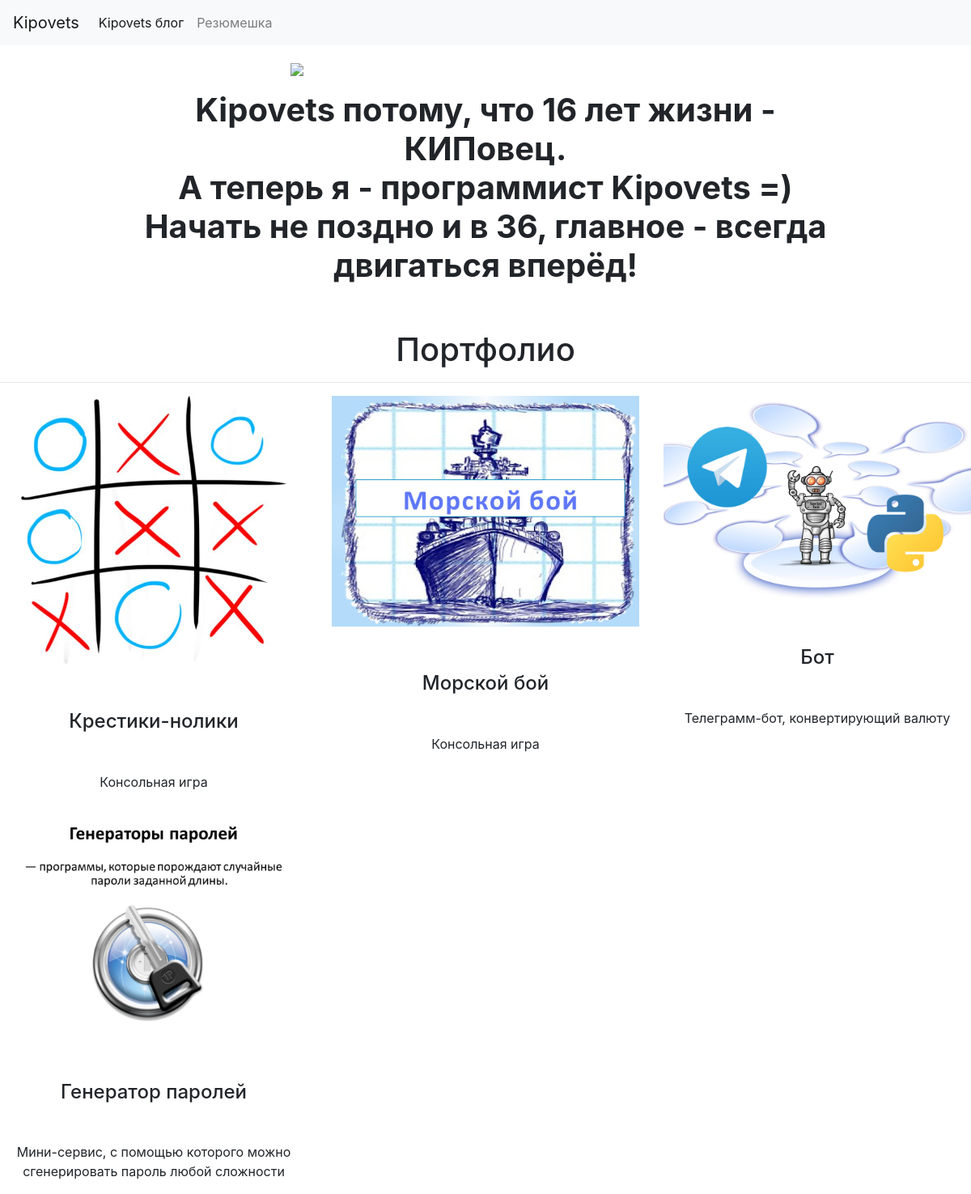
Before: / with the older database file.
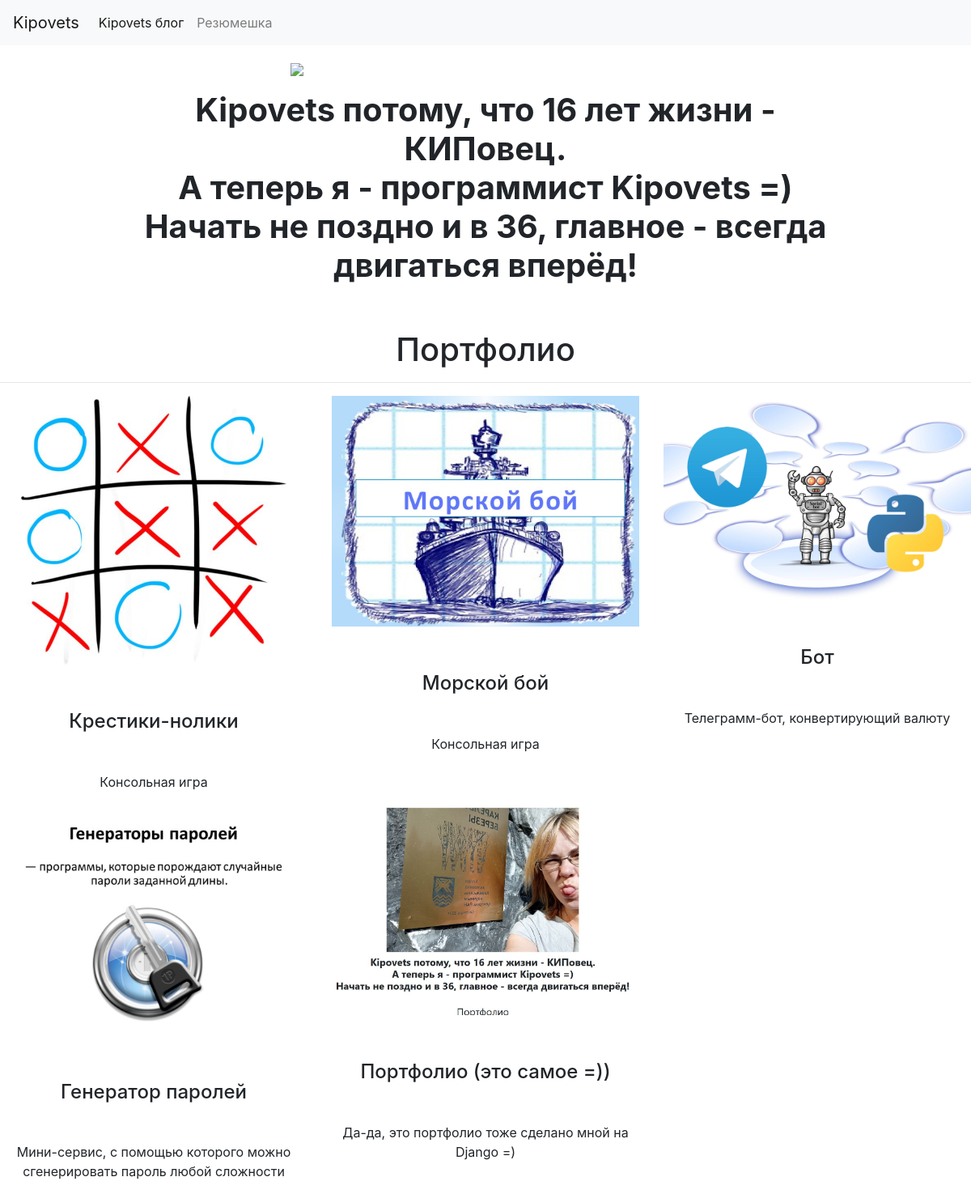
After: the same page with the newer database file.
### portfolio/models.py (models this page shows, shortened)
class Project(models.Model):
    title = models.CharField(max_length=100)
    description = models.CharField(max_length=250)
    image = models.ImageField(upload_to='portfolio/images/')
    url = models.URLField(blank=True)

### portfolio/views.py (the view)
# urls.py: 2. Add a URL to urlpatterns:  path('', views.home, name='home')
def home(request):
    projects = Project.objects.all()
    return render(request, 'portfolio/home.html', {'projects': projects})

### portfolio/templates/portfolio/home.html (shortened to what this page needs)
{% extends 'portfolio/base.html' %}
{% block content %}
{% load static %}
<div class="row justify-content-center my-3">
    <div class="col-5">
        <img src="{% static 'portfolio/IMG_20220709_150046.jpg' %}" class="img-fluid">
    </div>
</div>
<div class="row justify-content-center mb-3">
    <div class="col-md-9 text-center">
        <h1 id="hometext" class="font-weight-bold">Kipovets потому, что 16 лет жизни - КИПовец. <br> А теперь я - программист Kipovets =)<br>Начать не поздно и в 36, главное - всегда двигаться вперёд!</h1>
    </div>
</div>
<h1 class="mt-5 text-center">Портфолио</h1>
<hr>
<div class="row">
    {% for project in projects %}
        <div class="col-lg-4 col-md-6 content-center">
            {% if project.url %}
            <a href="{{ project.url }}">
                <img src="{{ project.image.url }}" class="img-fluid mb-2">
             </a>
            {% else %}
                <img src="{{ project.image.url }}" class="img-fluid mb-2">
            {% endif %}
            <h4 class="mt-5 text-center">{{ project.title }}</h4>
            <p class="mt-5 text-center">{{ project.description }}</p>
        </div>
    {% endfor %}
</div>
{% endblock content %}

### portfolio/templates/portfolio/base.html (shortened to what this page needs)
{% load static %}
<!doctype html>
<html lang="en">
  <head>
    <link rel="stylesheet" href="https://cdn.jsdelivr.net/npm/bootstrap@4.6.2/dist/css/bootstrap.min.css">
  </head>
  <body>
    <nav class="navbar navbar-expand-lg navbar-light bg-light">
  <a class="navbar-brand" href="{% url 'home' %}">Kipovets</a>
  <div class="collapse navbar-collapse" id="navbarSupportedContent">
    <ul class="navbar-nav mr-auto">
      <li class="nav-item active">
        <a class="nav-link" href="{% url 'blog:all_blogs' %}">Kipovets блог</a>
      </li>
      <li class="nav-item">
        <a class="nav-link" href="{% static 'portfolio/OKonovalova.pdf' %}">Резюмешка</a>
      </li>
    </ul>
  </div>
</nav>
  {% block content %}{% endblock content %}
  </body>
</html>

Changed rows visible on the page:
added Project: image (picture), title "Портфолио (это самое =))", description "Да-да, это портфолио тоже сделано мной на Django =)"
